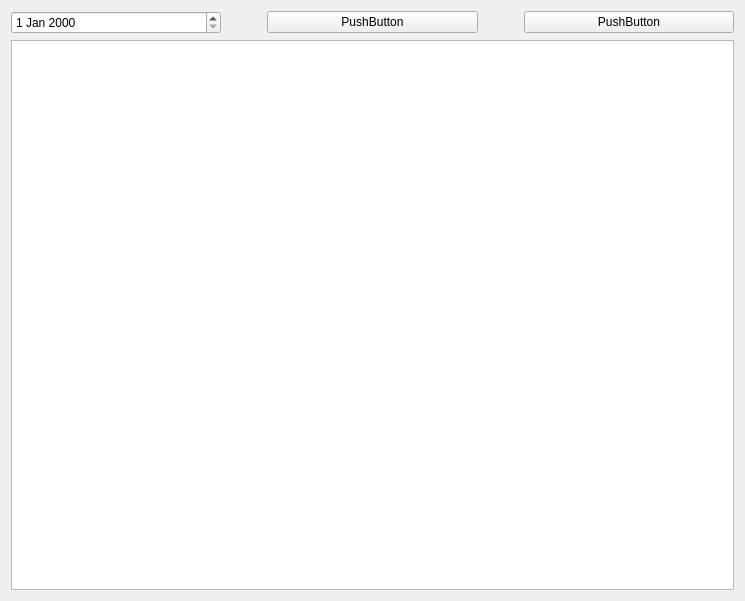
<?xml version="1.0" encoding="UTF-8"?>
<ui version="4.0">
 <class>Form</class>
 <widget class="QWidget" name="Form">
  <property name="geometry">
   <rect>
    <x>0</x>
    <y>0</y>
    <width>745</width>
    <height>601</height>
   </rect>
  </property>
  <property name="windowTitle">
   <string>Form</string>
  </property>
  <layout class="QVBoxLayout" name="verticalLayout_2">
   <item>
    <layout class="QVBoxLayout" name="verticalLayout">
     <item>
      <layout class="QHBoxLayout" name="horizontalLayout" stretch="1,0,1,0,1">
       <item>
        <widget class="QDateEdit" name="dateEdit"/>
       </item>
       <item>
        <spacer name="horizontalSpacer">
         <property name="orientation">
          <enum>Qt::Horizontal</enum>
         </property>
         <property name="sizeHint" stdset="0">
          <size>
           <width>40</width>
           <height>20</height>
          </size>
         </property>
        </spacer>
       </item>
       <item>
        <widget class="QPushButton" name="pushButton">
         <property name="text">
          <string>PushButton</string>
         </property>
        </widget>
       </item>
       <item>
        <spacer name="horizontalSpacer_2">
         <property name="orientation">
          <enum>Qt::Horizontal</enum>
         </property>
         <property name="sizeHint" stdset="0">
          <size>
           <width>40</width>
           <height>20</height>
          </size>
         </property>
        </spacer>
       </item>
       <item>
        <widget class="QPushButton" name="pushButton_2">
         <property name="text">
          <string>PushButton</string>
         </property>
        </widget>
       </item>
      </layout>
     </item>
     <item>
      <widget class="QTableWidget" name="tableWidget"/>
     </item>
    </layout>
   </item>
  </layout>
 </widget>
 <resources/>
 <connections/>
</ui>
